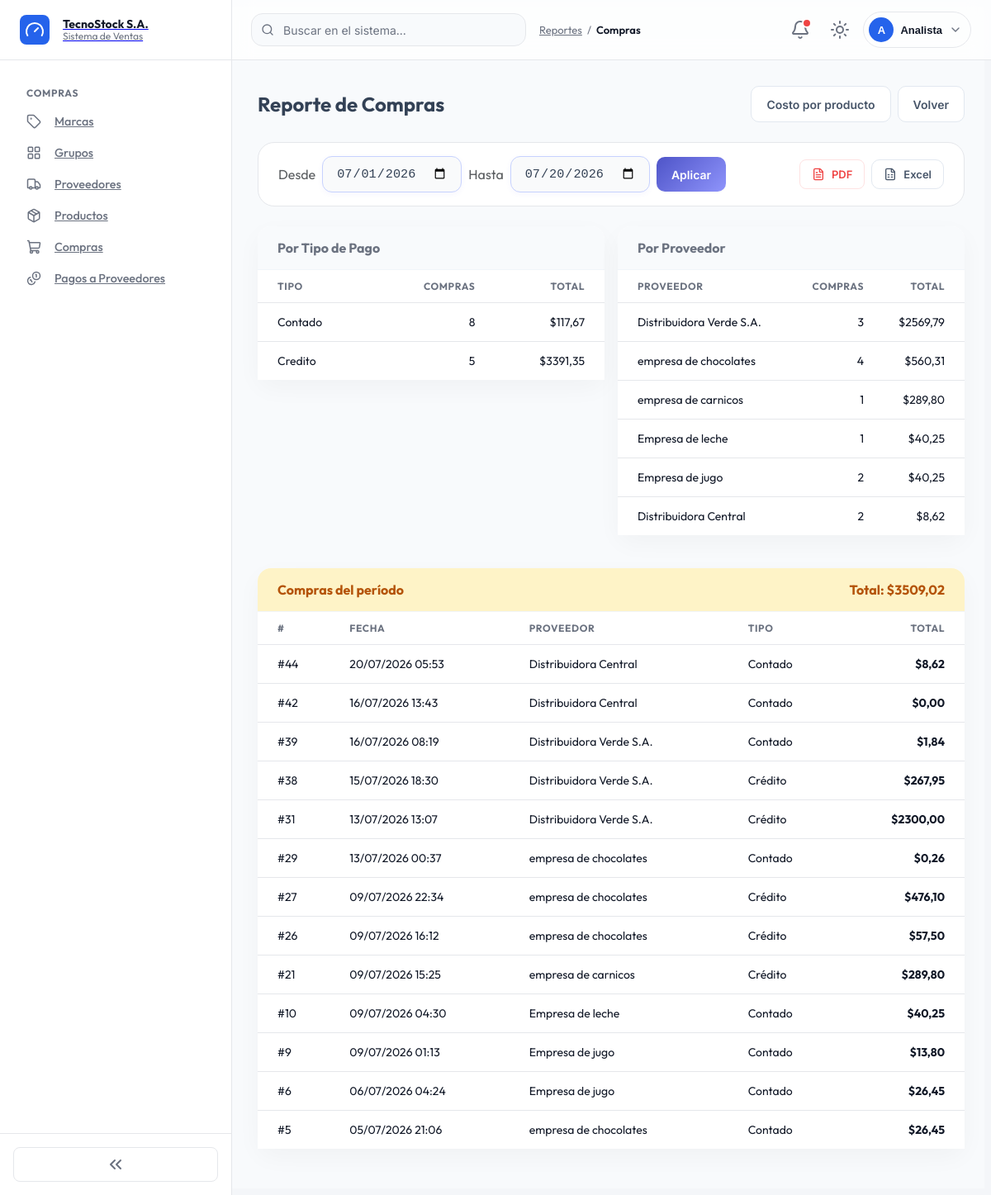
/reportes/compras/ (signed in), run on the app's committed database.
### billing/models.py (models this page shows, shortened)
class Supplier(models.Model):
    name = models.CharField(max_length=200, verbose_name='Nombre de la empresa')
    contact_name = models.CharField(max_length=200, blank=True, null=True, verbose_name='Persona de contacto')
    email = models.EmailField(blank=True, null=True, verbose_name='Correo electrónico')
    phone = models.CharField(max_length=20, blank=True, null=True, verbose_name='Teléfono')
    address = models.TextField(blank=True, null=True, verbose_name='Dirección')
    is_active = models.BooleanField(default=True, verbose_name='Activo')
    created_at = models.DateTimeField(auto_now_add=True)
    updated_at = models.DateTimeField(auto_now=True)
    class Meta:
        verbose_name = 'Proveedor'
        verbose_name_plural = 'Proveedores'
        ordering = ['name']
        permissions = [
            ('access_supplier_module', 'Acceso al módulo de proveedores'),
            ('export_pdf_supplier', 'Puede exportar proveedores a PDF'),
            ('export_excel_supplier', 'Puede exportar proveedores a Excel'),
        ]
    def __str__(self): return self.name

### purchasing/models.py (models this page shows, shortened)
class Purchase(models.Model):
    CONTADO = 'contado'
    CREDITO = 'credito'
    TIPO_PAGO_CHOICES = [
        (CONTADO, 'Contado'),
        (CREDITO, 'Crédito'),
    ]
    PENDIENTE = 'pendiente'
    PAGADA = 'pagada'
    ESTADO_CHOICES = [
        (PENDIENTE, 'Pendiente'),
        (PAGADA, 'Pagada'),
    ]
    BORRADOR = 'borrador'
    CONFIRMADA = 'confirmada'
    RECIBIDA = 'recibida'
    FASE_CHOICES = [
        (BORRADOR, 'Borrador'),
        (CONFIRMADA, 'Confirmada'),
        (RECIBIDA, 'Recibida'),
    ]
    supplier = models.ForeignKey(
        Supplier, on_delete=models.PROTECT, related_name='purchases'
    )
    document_number = models.CharField(
        max_length=20, verbose_name='Supplier Invoice No.'
    )
    purchase_date = models.DateTimeField(auto_now_add=True)
    subtotal = models.DecimalField(max_digits=12, decimal_places=2, default=0)
    tax = models.DecimalField(max_digits=12, decimal_places=2, default=0)
    total = models.DecimalField(max_digits=12, decimal_places=2, default=0)
    tipo_pago = models.CharField(
        max_length=10, choices=TIPO_PAGO_CHOICES, default=CONTADO,
        verbose_name='Tipo de pago'
    )
    saldo = models.DecimalField(
        max_digits=12, decimal_places=2, default=0, verbose_name='Saldo pendiente'
    )
    estado = models.CharField(
        max_length=10, choices=ESTADO_CHOICES, default=PAGADA, verbose_name='Estado'
    )
    meses_credito = models.PositiveSmallIntegerField(
        null=True, blank=True, verbose_name='Meses para diferir'
    )
    interes = models.DecimalField(
        max_digits=12, decimal_places=2, default=0, verbose_name='Interés'
    )
    is_active = models.BooleanField(default=True)
    fase = models.CharField(
        max_length=10, choices=FASE_CHOICES, default=BORRADOR, verbose_name='Fase'
    )
    bodega = models.ForeignKey(
        'Bodega', on_delete=models.PROTECT, related_name='purchases',
        null=True, blank=True, verbose_name='Bodega de destino'
    )
    factura_adjunta = models.FileField(
        upload_to='purchases/facturas/', null=True, blank=True,
        verbose_name='Factura del proveedor (PDF/XML/imagen)'
    )
    retencion_porcentaje = models.DecimalField(
        max_digits=5, decimal_places=2, default=0, blank=True, verbose_name='Retención (%)'
    )
    retencion_valor = models.DecimalField(
        max_digits=12, decimal_places=2, default=0, verbose_name='Retención (valor)'
    )
    EFECTIVO = 'efectivo'
    TARJETA = 'tarjeta'
    PAYPAL = 'paypal'
    FORMA_PAGO_CHOICES = [
        (EFECTIVO, 'Efectivo'),
        (TARJETA, 'Tarjeta'),
        (PAYPAL, 'PayPal'),
    ]
    forma_pago = models.CharField(
        max_length=15, choices=FORMA_PAGO_CHOICES, null=True, blank=True, verbose_name='Forma de pago'
    )
    tarjeta_titular = models.CharField(
        max_length=150, null=True, blank=True, verbose_name='Titular de la tarjeta'
    )
    tarjeta_cvv = models.CharField(
        max_length=4, null=True, blank=True, verbose_name='CVV/CVC'
    )
    tarjeta_expiracion = models.DateField(
        null=True, blank=True, verbose_name='Fecha de expiración de la tarjeta'
    )
    paypal_payout_id = models.CharField(
        max_length=50, null=True, blank=True, verbose_name='ID de payout de PayPal'
    )
    MESES_CREDITO_MAX = 36
    INTERES_TIERS = [
        (3, Decimal('0.05')),
        (6, Decimal('0.10')),
        (12, Decimal('0.15')),
        (24, Decimal('0.20')),
        (36, Decimal('0.25')),
    ]
    class Meta:
        verbose_name = 'Purchase'
        verbose_name_plural = 'Purchases'
        ordering = ['-purchase_date']
        constraints = [
        models.UniqueConstraint(
            fields=['supplier', 'document_number'],
            name='unique_purchase_per_supplier'
        )
    ]
        permissions = [
            ('access_purchase_module', 'Acceso al módulo de compras'),
            ('export_pdf_purchase', 'Puede exportar compras a PDF'),
            ('export_excel_purchase', 'Puede exportar compras a Excel'),
        ]

### reportes/views.py (the view, shortened to what this page needs)
# urls.py: path('compras/', views.reporte_compras, name='reporte_compras'),
@permission_required_redirect('purchasing.view_purchase', '/')
def reporte_compras(request):
    desde, hasta = _periodo(request)
    compras = Purchase.objects.select_related('supplier').filter(
        is_active=True, purchase_date__date__gte=desde, purchase_date__date__lte=hasta,
    ).order_by('-purchase_date')
    por_tipo_pago = compras.values('tipo_pago').annotate(total=Sum('total'), cantidad=Count('id')).order_by('tipo_pago')
    por_proveedor = compras.values('supplier__name').annotate(
        total=Sum('total'), cantidad=Count('id')
    ).order_by('-total')
    export = request.GET.get('export', '')
    context = {
        'desde': desde, 'hasta': hasta,
        'compras': compras,
        'por_tipo_pago': por_tipo_pago,
        'por_proveedor': por_proveedor,
        'total_general': _sum2(compras, 'total'),
    }
    return render(request, 'reportes/reporte_compras.html', context)

### reportes/templates/reportes/reporte_compras.html (shortened to what this page needs)
{% extends 'billing/base.html' %}
{% block breadcrumbs %}<a href="{% url 'reportes:reporte_index' %}">Reportes</a> / <span class="current">Compras</span>{% endblock %}
{% block content %}
<div class="list-header">
  <h2>Reporte de Compras</h2>
  <div class="list-header-actions">
    <a href="{% url 'purchasing:purchase_report' %}" class="btn btn-secondary">Costo por producto</a>
    <a href="{% url 'reportes:reporte_index' %}" class="btn btn-secondary">Volver</a>
  </div>
</div>
{% include 'reportes/_filtro_periodo.html' %}
<div class="row g-3 mb-3">
  <div class="col-md-6">
    <div class="card">
      <div class="card-header card-header-muted">Por Tipo de Pago</div>
      <div class="table-modern-wrap">
        <table class="table-modern">
          <thead><tr><th>Tipo</th><th class="text-end">Compras</th><th class="text-end">Total</th></tr></thead>
          <tbody>
            {% for row in por_tipo_pago %}
            <tr>
              <td>{{ row.tipo_pago|capfirst }}</td>
              <td class="text-end">{{ row.cantidad }}</td>
              <td class="text-end">${{ row.total|floatformat:2 }}</td>
            </tr>
            {% empty %}
            <tr class="empty-row"><td colspan="3">Sin datos</td></tr>
            {% endfor %}
          </tbody>
        </table>
      </div>
    </div>
  </div>
  <div class="col-md-6">
    <div class="card">
      <div class="card-header card-header-muted">Por Proveedor</div>
      <div class="table-modern-wrap">
        <table class="table-modern">
          <thead><tr><th>Proveedor</th><th class="text-end">Compras</th><th class="text-end">Total</th></tr></thead>
          <tbody>
            {% for row in por_proveedor %}
            <tr>
              <td>{{ row.supplier__name }}</td>
              <td class="text-end">{{ row.cantidad }}</td>
              <td class="text-end">${{ row.total|floatformat:2 }}</td>
            </tr>
            {% empty %}
            <tr class="empty-row"><td colspan="3">Sin datos</td></tr>
            {% endfor %}
          </tbody>
        </table>
      </div>
    </div>
  </div>
</div>
<div class="card mb-3">
  <div class="card-header card-header-warning">
    <span>Compras del período</span>
    <span>Total: ${{ total_general|floatformat:2 }}</span>
  </div>
  <div class="table-modern-wrap">
    <table class="table-modern">
      <thead><tr><th>#</th><th>Fecha</th><th>Proveedor</th><th>Tipo</th><th class="text-end">Total</th></tr></thead>
      <tbody>
        {% for c in compras %}
        <tr>
          <td>#{{ c.id }}</td>
          <td>{{ c.purchase_date|date:"d/m/Y H:i" }}</td>
          <td>{{ c.supplier }}</td>
          <td>{{ c.get_tipo_pago_display }}</td>
          <td class="text-end fw-bold">${{ c.total }}</td>
        </tr>
        {% empty %}
        <tr class="empty-row"><td colspan="5">No hay compras en el período seleccionado</td></tr>
        {% endfor %}
      </tbody>
    </table>
  </div>
</div>
{% endblock %}

### billing/templates/billing/base.html (shortened to what this page needs)
{% load static %}
{% load security_tags %}
<!DOCTYPE html>
<html lang="es">
<head>
  <link href="https://cdn.jsdelivr.net/npm/bootstrap@5.3.0/dist/css/bootstrap-grid.min.css" rel="stylesheet">
  <link href="https://cdn.jsdelivr.net/npm/bootstrap@5.3.0/dist/css/bootstrap-utilities.min.css" rel="stylesheet">
  <link rel="stylesheet" href="{% static 'css/tokens.css' %}">
  <link rel="stylesheet" href="{% static 'css/dark-mode.css' %}">
  <link rel="stylesheet" href="{% static 'css/base.css' %}">
  <link rel="stylesheet" href="{% static 'css/layout.css' %}">
  <link rel="stylesheet" href="{% static 'css/sidebar.css' %}">
  <link rel="stylesheet" href="{% static 'css/header.css' %}">
  <link rel="stylesheet" href="{% static 'css/cards.css' %}">
  <link rel="stylesheet" href="{% static 'css/buttons.css' %}">
  <link rel="stylesheet" href="{% static 'css/badges.css' %}">
  <link rel="stylesheet" href="{% static 'css/forms.css' %}">
  <link rel="stylesheet" href="{% static 'css/tables.css' %}">
  <link rel="stylesheet" href="{% static 'css/modals.css' %}">
  <link rel="stylesheet" href="{% static 'css/dropdowns.css' %}">
  <link rel="stylesheet" href="{% static 'css/alerts.css' %}">
  <link rel="stylesheet" href="{% static 'css/dashboard.css' %}">
  <link rel="stylesheet" href="{% static 'css/animations.css' %}">
  <link rel="stylesheet" href="{% static 'css/utilities.css' %}">
  <link rel="stylesheet" href="{% static 'css/responsive.css' %}">
</head>
<body>
<div class="app-shell">
  <aside class="sidebar" id="sidebar">
    <a class="sidebar-brand" href="{% url 'home' %}">
      <span class="sidebar-brand-icon"><i data-lucide="gauge"></i></span>
      <span class="sidebar-brand-text">
        <strong>TecnoStock S.A.</strong>
        <span>Sistema de Ventas</span>
      </span>
    </a>
    <nav class="sidebar-nav">
      {% if user.is_authenticated %}
        {% if user|has_group:'Analista de Compras' or user|has_group:'Administrador' %}
        <div class="nav-group">
          <div class="nav-group-title">Compras</div>
          <div class="nav-group-items">
            <a class="nav-item-link{% if request.resolver_match.url_name == 'brand_list' %} active{% endif %}" href="{% url 'billing:brand_list' %}" data-label="Marcas"><i data-lucide="tag"></i><span class="nav-item-label">Marcas</span></a>
            <a class="nav-item-link" href="{% url 'billing:productgroup_list' %}" data-label="Grupos"><i data-lucide="layout-grid"></i><span class="nav-item-label">Grupos</span></a>
            <a class="nav-item-link" href="{% url 'billing:supplier_list' %}" data-label="Proveedores"><i data-lucide="truck"></i><span class="nav-item-label">Proveedores</span></a>
            <a class="nav-item-link" href="{% url 'billing:product_list' %}" data-label="Productos"><i data-lucide="package"></i><span class="nav-item-label">Productos</span></a>
            <a class="nav-item-link" href="{% url 'purchasing:purchase_list' %}" data-label="Compras"><i data-lucide="shopping-cart"></i><span class="nav-item-label">Compras</span></a>
            <a class="nav-item-link" href="{% url 'pagos:purchase_pending_list' %}" data-label="Pagos a Proveedores"><i data-lucide="coins"></i><span class="nav-item-label">Pagos a Proveedores</span></a>
          </div>
        </div>
        {% endif %}
      {% endif %}
    </nav>
    <div class="sidebar-footer">
      <button type="button" class="sidebar-collapse-toggle" id="sidebarCollapseToggle" title="Colapsar/expandir menú">
        <i data-lucide="chevrons-left"></i>
      </button>
    </div>
  </aside>
  <div class="main-column">
    <header class="header">
      <div class="header-search">
        <input type="search" placeholder="Buscar en el sistema..." aria-label="Buscar">
      </div>
      <nav class="breadcrumbs">{% block breadcrumbs %}{% endblock %}</nav>
      <div class="header-actions">
        {% if user.is_authenticated %}
          {% include 'partials/notificaciones_dropdown.html' %}
          <button type="button" class="header-icon-btn" id="themeToggle" title="Cambiar tema" aria-label="Cambiar tema claro/oscuro">
            <i data-lucide="sun" class="icon-theme-light"></i>
          </button>
          <div class="dropdown">
            <button class="user-menu-trigger" type="button" data-bs-toggle="dropdown" aria-expanded="false">
              <span class="user-avatar">{{ user.username|slice:":1"|upper }}</span>
              <span class="user-name">{{ user.username }}</span>
              <i data-lucide="chevron-down" class="icon-sm icon-muted"></i>
            </button>
          </div>
        {% endif %}
      </div>
    </header>
    <main class="main-content">
      {% block content %}{% endblock %}
    </main>
  </div>
</div>
</body>
</html>

### data on the page
Supplier: supplier__name "Distribuidora Verde S.A.", cantidad "3", total "2569,79"
Supplier: supplier__name "empresa de chocolates", cantidad "4", total "560,31"
Supplier: supplier__name "empresa de carnicos", cantidad "1", total "289,80"
Supplier: supplier__name "Empresa de leche", cantidad "1", total "40,25"
Supplier: supplier__name "Empresa de jugo", cantidad "2", total "40,25"
Supplier: supplier__name "Distribuidora Central", cantidad "2", total "8,62"
Purchase: id "44", purchase_date "20/07/2026 05:53", supplier "Distribuidora Central", tipo_pago "Contado", total "8,62"
Purchase: id "42", purchase_date "16/07/2026 13:43", supplier "Distribuidora Central", tipo_pago "Contado", total "0,00"
Purchase: id "39", purchase_date "16/07/2026 08:19", supplier "Distribuidora Verde S.A.", tipo_pago "Contado", total "1,84"
Purchase: id "38", purchase_date "15/07/2026 18:30", supplier "Distribuidora Verde S.A.", tipo_pago "Crédito", total "267,95"
Purchase: id "31", purchase_date "13/07/2026 13:07", supplier "Distribuidora Verde S.A.", tipo_pago "Crédito", total "2300,00"
Purchase: id "29", purchase_date "13/07/2026 00:37", supplier "empresa de chocolates", tipo_pago "Contado", total "0,26"
Purchase: id "27", purchase_date "09/07/2026 22:34", supplier "empresa de chocolates", tipo_pago "Crédito", total "476,10"
Purchase: id "26", purchase_date "09/07/2026 16:12", supplier "empresa de chocolates", tipo_pago "Crédito", total "57,50"
Purchase: id "21", purchase_date "09/07/2026 15:25", supplier "empresa de carnicos", tipo_pago "Crédito", total "289,80"
Purchase: id "10", purchase_date "09/07/2026 04:30", supplier "Empresa de leche", tipo_pago "Contado", total "40,25"
Purchase: id "9", purchase_date "09/07/2026 01:13", supplier "Empresa de jugo", tipo_pago "Contado", total "13,80"
Purchase: id "6", purchase_date "06/07/2026 04:24", supplier "Empresa de jugo", tipo_pago "Contado", total "26,45"
Purchase: id "5", purchase_date "05/07/2026 21:06", supplier "empresa de chocolates", tipo_pago "Contado", total "26,45"

### other printed values
{{ user.username|slice:":1"|upper }} "A"
{{ user.username }} "Analista"
{{ row.tipo_pago|capfirst }} "Contado" "Credito"
{{ row.cantidad }} "8" "5"
{{ row.total|floatformat:2 }} "117,67" "3391,35"
{{ total_general|floatformat:2 }} "3509,02"
